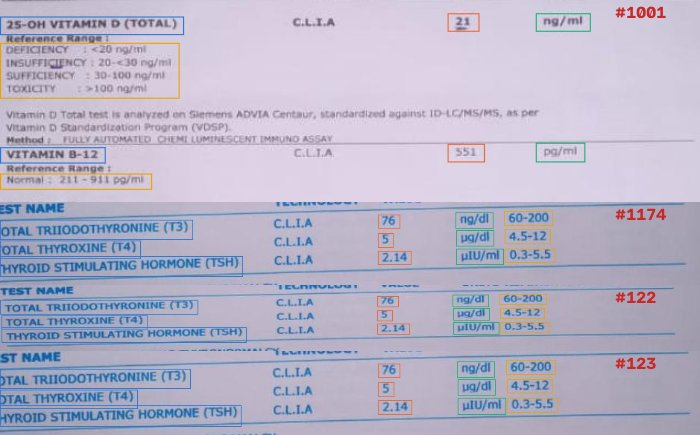
#> input picture results/02_annotation/qa/qa_sheet_00.jpg, 700 x 435 px, given in place of thyrocare_0_122.jpg, which was not available
$ jupyter execute --allow-errors 02_annotation_yolo_format.ipynb   (text cells are left out)
#> lines starting #> are read from the running program, lines starting #| are printed output that depends on the picture; after the words box and inside, x2 and y2 are one past the last pixel; in counts of white or black regions, pixels touching at a corner belong together; pictures that were not available may be replaced by others from this repository, and a replacement may not be noted
### Custom_OCR.py
"""
Custom OCR for lab reports: YOLO finds the fields, Tesseract reads them.

    python Custom_OCR.py --image <yourimage.jpg>
    python Custom_OCR.py --image report.pdf                   # PDFs too: every page is read
    python Custom_OCR.py --image samples/                     # every image / PDF in a folder
    python Custom_OCR.py --image x.jpg --mode brief           # the brief's exact preprocessing
    python Custom_OCR.py --image x.jpg --debug                # also save every preprocessing step

Pipeline (one line per stage)
-----------------------------
0. LOAD     a photo is one page; a PDF is rendered page by page (scans at their native
            resolution; digital PDFs at a DPI that matches the training text size, keeping
            their text layer).
1. DETECT   YOLO returns boxes for 4 field types: test_name, value, unit, reference_range.
2. CROP     each box is cut out (plus a few pixels of margin) and stored in a list.
3. PREPROCESS  resize 3x -> grayscale -> Gaussian blur -> Otsu threshold (white text on
            black) -> bitwise_not (black text on white, which Tesseract reads best).
4. READ     Tesseract turns every cleaned crop into text (a digital PDF's own text layer is
            used instead wherever it covers the box: exact, no OCR errors).
5. ASSEMBLE the page tilt is estimated, then values, units and ranges are attached to the
            test name on the same (un-tilted) row, or, for the vitamin layout, the range
            printed underneath it.
6. SAVE     one CSV row per test, with confidence scores and a needs_review flag.

Two preprocessing modes are provided:
* brief  - exactly the steps in the project brief (3x resize, 5x5 blur, Otsu, invert, psm 6).
* tuned  - (default) the same steps with settings chosen by ablation on the training and
           validation photos (cubic 3x resize, no blur, Otsu + invert, 10-px white border,
           digits-only whitelist for values, 1-px crop margin) plus a generic clinical-unit
           lexicon for units.
"""
from __future__ import annotations

import argparse
import re
import sys
from dataclasses import dataclass, field
from pathlib import Path

import cv2
import numpy as np
import pandas as pd
import pytesseract

ROOT = Path(__file__).resolve().parent
CLASSES = ["test_name", "value", "unit", "reference_range"]
COLORS = {"test_name": (214, 120, 42), "value": (36, 52, 235), "unit": (50, 160, 30),
          "reference_range": (180, 40, 170)}          # BGR, colour-blind-safe-ish set
IMG_EXT = {".jpg", ".jpeg", ".png", ".bmp", ".tif", ".tiff", ".webp"}
DOC_EXT = IMG_EXT | {".pdf"}
MAX_PDF_PAGES = 20


def find_tesseract() -> str | None:
    """Point pytesseract at the engine when it is installed but not on PATH (the usual
    Windows case). Order: $TESSERACT_CMD, PATH, then the standard install folders."""
    import os
    import shutil
    for cand in (os.environ.get("TESSERACT_CMD"), shutil.which("tesseract"),
                 r"C:\Program Files\Tesseract-OCR\tesseract.exe",
                 r"C:\Program Files (x86)\Tesseract-OCR\tesseract.exe",
                 str(Path.home() / "AppData/Local/Programs/Tesseract-OCR/tesseract.exe"),
                 "/opt/homebrew/bin/tesseract", "/usr/local/bin/tesseract", "/usr/bin/tesseract"):
        if cand and Path(cand).is_file():
            pytesseract.pytesseract.tesseract_cmd = cand
            return cand
    return None


find_tesseract()


# --------------------------------------------------------------------------- settings
@dataclass
class PreCfg:
    """Every knob of the preprocessing + Tesseract stage, so experiments are reproducible."""
    scale: float = 3.0              # brief: blow the crop up 3x
    interp: int = cv2.INTER_LINEAR  # cv2.resize default
    blur: int = 5                   # Gaussian kernel size; 0 = no blur
    binarize: bool = True           # Otsu threshold + bitwise_not
    border: int = 0                 # white margin (px) added around the cleaned crop
    psm_single: int = 6             # Tesseract page-segmentation mode for one-line fields
    psm_multi: int = 6              # ... for multi-line fields (vitamin reference range)
    value_whitelist: bool = False   # restrict the 'value' field to digits . < >
    pad: int = 3                    # px of context kept around the YOLO box when cropping
    unit_lexicon: bool = False      # snap OCR'd units to a generic clinical-unit vocabulary
    name: str = "custom"


BRIEF = PreCfg(name="brief")
# Chosen by tools/tune_preprocessing.py (one-knob-at-a-time ablation on the 86 train+val photos;
# the 14 test photos were never used): cubic resize, no blur, 10-px white border, digits-only
# whitelist for values, 1-px crop margin. Exact match on tuning photos (oracle boxes):
# brief 67.9% -> tuned 72.3%.
# The unit lexicon is a separate, optional post-processing step (scored with and without).
TUNED = PreCfg(scale=3.0, interp=cv2.INTER_CUBIC, blur=0, binarize=True, border=10,
               psm_single=6, psm_multi=6, value_whitelist=True, pad=1, unit_lexicon=True, name="tuned")
MODES = {"brief": BRIEF, "tuned": TUNED}


# --------------------------------------------------------------------------- stage 0: load (photo or PDF)
@dataclass
class Page:
    """One image to read. `words` is the PDF text layer in this image's pixel coordinates
    ([x0, y0, x1, y1, text], digital PDFs only); None for photos and scanned PDFs."""
    name: str
    img: np.ndarray
    page: int = 1
    words: list | None = None
    kind: str = "image"             # image | pdf-scan | pdf-digital


# [73 lines left out: functions load_pages, pdf_pages, text_layer_read, not called in this run]


# --------------------------------------------------------------------------- stage 1: detect
def load_model(weights: str | Path = ROOT / "model" / "best.pt"):
    from ultralytics import YOLO          # imported here so OCR-only helpers work without torch
    return YOLO(str(weights))


# [32 lines left out: functions detect, dedupe, not called in this run]


def _area(b):
    return max(0.0, b[2] - b[0]) * max(0.0, b[3] - b[1])


def _inter(a, b):
    return max(0.0, min(a[2], b[2]) - max(a[0], b[0])) * max(0.0, min(a[3], b[3]) - max(a[1], b[1]))


# --------------------------------------------------------------------------- stage 2: crop
# [26 lines left out: functions crop, preprocess, not called in this run]


# --------------------------------------------------------------------------- stage 4: read
def is_multiline(roi: np.ndarray, line_px: float) -> bool:
    """A box more than ~2.2 text-lines tall is read as a block (vitamin D reference range)."""
    return roi.shape[0] > 2.2 * line_px


# [31 lines left out: functions tesseract_read, clean_text, not called in this run]


# --------------------------------------------------------------------------- optional: unit lexicon
# Units on lab reports come from a small, closed vocabulary. This list is GENERIC clinical
# units (not copied from this dataset) so snapping to it does not leak the answers.
UNIT_LEXICON = [
    "mg/dl", "g/dl", "gm/dl", "ng/dl", "µg/dl", "ng/ml", "pg/ml", "µg/ml", "mg/l", "g/l",
    "µg/l", "ng/l", "mmol/l", "µmol/l", "nmol/l", "pmol/l", "mEq/l", "IU/l", "U/l", "U/ml",
    "IU/ml", "mIU/ml", "µIU/ml", "mU/l", "%", "fl", "pg", "cells/µl", "10^3/µl", "10^6/µl",
    "mm/hr", "sec", "Ratio", "copies/ml", "mg/24hr", "mOsm/kg", "µg/g", "mg/g", "U/g",
]
# Characters Tesseract commonly confuses with each other on small print (generic OCR
# confusions, not dataset-specific). Swapping within a group costs 0.3 instead of 1.
_CONFUSABLE = ["li1|!\\tI", "gqa9", "µupyvw", "o0", "s5$", "b8", "m"]
_GROUP = {c: k for k, grp in enumerate(_CONFUSABLE) for c in grp}


# [83 lines left out: functions _wdist, snap_unit, estimate_skew, assemble_rows, not called in this run]


def _cy(f):
    return (f["box"][1] + f["box"][3]) / 2


def _cx(f):
    return (f["box"][0] + f["box"][2]) / 2


# --------------------------------------------------------------------------- full pipeline
NUMERIC = re.compile(r"^[<>]?\d+(\.\d+)?$")


# [143 lines left out: functions run_image, run_document, read_fields, draw, save_steps, main, not called in this run]


# [2 lines that do not run on import are left out]

### tools/build_dataset.py
"""
Build the YOLO training dataset from the raw lab-report photos.

What this script does, in plain English
---------------------------------------
The 100 photos in the dataset are not 100 different reports. They are photos of
only THREE printed reports (a thyroid panel, a liver panel and a vitamin page),
each re-shot or augmented many times (rotation, perspective, crop, colour tint,
blur). So instead of drawing ~850 boxes by hand we:

1. Annotate ONE "master" photo per layout by hand (annotations/master_annotations.json).
2. Find each other photo's geometric relationship to its master with SIFT
   keypoints + a RANSAC homography (the same maths a phone uses to stitch a
   panorama).
3. Warp the master boxes onto every photo, clip them to the image, and drop
   boxes that are mostly cut off by the crop.
4. Group near-duplicate photos (perceptual hash) so near-identical copies never
   sit in both train and test, then make a layout-stratified split (target 16% val + 16% test; 74/12/14 for the 100
   photos, because whole near-duplicate groups must land in one split).
5. Write YOLO-format labels, data.yaml, and a ground-truth CSV for OCR scoring.
6. Warp the privacy boxes (patient name, phone, lab IDs) too, so every image we
   publish can be redacted with tools/privacy.py.

Every transferred box was checked visually (see results/02_annotation/).

Usage
-----
    python tools/build_dataset.py --images path/to/raw_jpgs --out datasets
"""
import argparse
import json
import random
import shutil
from pathlib import Path

import cv2
import imagehash
import numpy as np
import pandas as pd
from PIL import Image

ROOT = Path(__file__).resolve().parents[1]
CLASSES = ["test_name", "value", "unit", "reference_range"]
PAD = 2              # pixels added around each master box before warping
MIN_VISIBLE = 0.25   # keep a box for YOLO if >=25% of it is inside the photo
FULL_VISIBLE = 0.98  # use a field for OCR scoring only if it is fully visible
PHASH_MAX_DIST = 4   # Hamming distance at which two photos count as near-duplicates
SEED = 42


# [8 lines left out: function detect_layout, not called in this run]


_sift = cv2.SIFT_create(nfeatures=6000)
_bf = cv2.BFMatcher()


def features(img):
    """SIFT keypoints on a contrast-equalised grey image."""
    g = cv2.cvtColor(img, cv2.COLOR_BGR2GRAY)
    g = cv2.createCLAHE(2.0, (8, 8)).apply(g)
    return _sift.detectAndCompute(g, None)


# [65 lines left out: functions homography, warp_box, phash_groups, stratified_group_split, not called in this run]


def main(images_dir, out_dir, write_yolo=True, holdout=0.16):
    images_dir, out_dir = Path(images_dir), Path(out_dir)
    master = json.load(open(ROOT / "annotations" / "master_annotations.json", encoding="utf-8"))
    paths = sorted(images_dir.glob("*.jpg"))
    assert paths, f"no .jpg files in {images_dir}"

    # 1) master features
    masters = {}
    for lay, m in master["layouts"].items():
        img = cv2.imread(str(images_dir / m["master_image"]))
        kp, des = features(img)
        masters[lay] = {"kp": kp, "des": des, "boxes": m["boxes"], "file": m["master_image"],
                        "redact": m.get("redact", [])}

    # 2) transfer boxes to every photo
    records, ann = [], {}
    for p in paths:
        img = cv2.imread(str(p))
        h, w = img.shape[:2]
        lay, H, inl = detect_layout(img, masters)
        if p.name == masters[lay]["file"]:
            H = np.eye(3)
        boxes = []
        for b in masters[lay]["boxes"]:
            box, vis = warp_box(b["box"], H, w, h)
            if vis < MIN_VISIBLE:
                continue
            boxes.append({"row": b["row"], "cls": b["cls"], "box": box, "visible": vis,
                          "text": b["text"], "full": vis >= FULL_VISIBLE})
        redact = []
        for r in masters[lay]["redact"]:                     # privacy regions follow the same warp
            rbox, vis = warp_box(r, H, w, h)
            if vis > 0:
                redact.append(rbox)
        ann[p.name] = {"layout": lay, "w": w, "h": h, "inliers": inl, "boxes": boxes, "redact": redact}
        records.append({"file": p.name, "layout": lay, "width": w, "height": h,
                        "sift_inliers": inl, "n_boxes": len(boxes)})

    df = pd.DataFrame(records)
    df["dup_group"] = phash_groups(paths)
    n_hold = max(1, round(holdout * len(df)))              # 8/8 for 50 photos, 16/16 for 100
    df = stratified_group_split(df, n_val=n_hold, n_test=n_hold)

    # 3) write outputs
    out_dir.mkdir(parents=True, exist_ok=True)
    df.to_csv(out_dir / "split.csv", index=False)
    for name in ann:
        ann[name]["split"] = df.loc[df.file == name, "split"].item()
    json.dump(ann, open(out_dir / "annotations.json", "w", encoding="utf-8"), indent=1, ensure_ascii=False)

    gt_rows = []
    for name, a in ann.items():
        for b in a["boxes"]:
            gt_rows.append({"image": name, "split": a["split"], "layout": a["layout"], "row": b["row"],
                            "field": b["cls"], "text": b["text"], "fully_visible": b["full"]})
    pd.DataFrame(gt_rows).to_csv(out_dir / "ground_truth.csv", index=False, encoding="utf-8")

    if not write_yolo:
        return df, ann
    yolo = out_dir / "yolo"
    if yolo.exists():
        shutil.rmtree(yolo)
    for split in ("train", "val", "test"):
        (yolo / "images" / split).mkdir(parents=True)
        (yolo / "labels" / split).mkdir(parents=True)
    for name, a in ann.items():
        s = a["split"]
        shutil.copy(images_dir / name, yolo / "images" / s / name)
        lines = []
        for b in a["boxes"]:
            x0, y0, x1, y1 = b["box"]
            cx, cy = (x0 + x1) / 2 / a["w"], (y0 + y1) / 2 / a["h"]
            bw, bh = (x1 - x0) / a["w"], (y1 - y0) / a["h"]
            lines.append(f"{CLASSES.index(b['cls'])} {cx:.6f} {cy:.6f} {bw:.6f} {bh:.6f}")
        (yolo / "labels" / s / (Path(name).stem + ".txt")).write_text("\n".join(lines) + "\n")
    (yolo / "data.yaml").write_text(
        # no 'path:' key -> Ultralytics resolves the folders relative to this yaml, so the
        # repo works wherever it is cloned (laptop, Colab, SageMaker)
        "train: images/train\nval: images/val\ntest: images/test\n"
        f"nc: {len(CLASSES)}\nnames: {CLASSES}\n")

    print(df.groupby(["layout", "split"]).size().unstack(fill_value=0))
    print("boxes written:", sum(len(a["boxes"]) for a in ann.values()))
    return df, ann


# [8 lines that do not run on import are left out]

### tools/viz.py
"""One chart style for every figure in the project (thin marks, hairline grid, quiet axes)."""
import matplotlib as mpl
import matplotlib.pyplot as plt

INK, MUTED, GRID, SURFACE = "#0b0b0b", "#52514e", "#e4e3df", "#fcfcfb"
LAYOUT_COLORS = {"thyroid": "#2a78d6", "liver": "#eb6834", "vitamin": "#1baf7a"}   # fixed per entity
SERIES = ["#2a78d6", "#eb6834", "#1baf7a", "#eda100"]                               # fixed slot order
FIELD_BOX_BGR = {"test_name": (214, 120, 42), "value": (52, 104, 235),
                 "unit": (122, 175, 27), "reference_range": (0, 161, 237)}           # same hues, BGR


def style():
    mpl.rcParams.update({
        "figure.facecolor": SURFACE, "axes.facecolor": SURFACE, "savefig.facecolor": SURFACE,
        "axes.edgecolor": GRID, "axes.labelcolor": MUTED, "axes.titlecolor": INK,
        "axes.titlesize": 11, "axes.titleweight": "bold", "axes.titlelocation": "left",
        "axes.labelsize": 9, "xtick.color": MUTED, "ytick.color": MUTED,
        "xtick.labelsize": 8.5, "ytick.labelsize": 8.5, "axes.grid": True, "grid.color": GRID,
        "grid.linewidth": 0.6, "axes.spines.top": False, "axes.spines.right": False,
        "legend.frameon": False, "legend.fontsize": 8.5, "font.size": 9, "lines.linewidth": 2,
        "figure.dpi": 110, "savefig.dpi": 160, "savefig.bbox": "tight",
    })


# [13 lines left out: functions bar_labels, hbar_labels, not called in this run]

### notebooks/02_annotation_yolo_format.ipynb
[cell 1]
# --- 0. Paths: the same notebook runs in Google Colab (with Drive) or on a laptop ----------
import sys, os, subprocess, warnings
from pathlib import Path
warnings.filterwarnings("ignore")

IN_COLAB = "google.colab" in sys.modules              # True when running inside Colab
if IN_COLAB:
    from google.colab import drive
    drive.mount("/content/drive")                     # brief Task 1.1: mount Google Drive
    DRIVE = Path("/content/drive/MyDrive/Custom_OCR")  # datasets/, model/, results/ live here
    REPO = Path("/content/custom-ocr-lab-reports")     # the code (cloned from GitHub)
    if not REPO.exists():
        subprocess.run(["git", "clone", "-q", "https://github.com/Subharshi1997/NextHikes-Project-9-MedicalReportReader.git", str(REPO)], check=True)
    subprocess.run("apt-get -qq install -y tesseract-ocr > /dev/null", shell=True)        # the OCR engine
    subprocess.run([sys.executable, "-m", "pip", "-q", "install", "-r", str(REPO / "requirements.txt")])
else:
    here = Path.cwd().resolve()
    REPO = here.parent if here.name == "notebooks" else here   # repo root on a local machine
    DRIVE = REPO                                               # locally, "Drive" = the repo folder

sys.path[:0] = [str(REPO), str(REPO / "tools")]   # so we can import Custom_OCR and the tools
import Custom_OCR; Custom_OCR.find_tesseract()      # finds Tesseract even when it is not on PATH (Windows)
DATASETS = DRIVE / "datasets"                     # brief folder structure: datasets/
RAW = DATASETS / "raw"                            # the 100 report photos (kept out of GitHub: they show a patient's name)
MODEL_DIR = DRIVE / "model"                       # brief: "a folder named model" for the weights
RESULTS = DRIVE / "results"                       # brief: results/
for p in (DATASETS, RAW, MODEL_DIR, RESULTS):
    p.mkdir(parents=True, exist_ok=True)
print("Code  :", REPO)
print("Data  :", DATASETS)
print("Colab :", IN_COLAB)

[cell 2]
# --- 1. Libraries ---------------------------------------------------------------------------
import cv2, json, numpy as np, pandas as pd, matplotlib.pyplot as plt
import viz, build_dataset as bd
from privacy import redact
viz.style()
OUT = RESULTS / "02_annotation"; OUT.mkdir(parents=True, exist_ok=True)
master = json.load(open(REPO / "annotations" / "master_annotations.json", encoding="utf-8"))
#> (reads annotations/master_annotations.json from the repository)
print("Classes:", master["classes"])
for lay, m in master["layouts"].items():
    print(f"{lay:8s} master = {m['master_image']:22s} boxes = {len(m['boxes'])}")

[cell 3]
# --- 1.1 The three hand-checked masters (table region only, so no personal data is shown) --
fig, axes = plt.subplots(3, 1, figsize=(11, 9.5))
for ax, (lay, m) in zip(axes, master["layouts"].items()):
    img = cv2.imread(str(RAW / m["master_image"]))
#> img is the input picture: shape (435, 700, 3); mean B, G, R 201.4, 180.5, 183.5
    for b in m["boxes"]:
        x0, y0, x1, y1 = b["box"]
        cv2.rectangle(img, (x0, y0), (x1, y1), viz.FIELD_BOX_BGR[b["cls"]], 1)
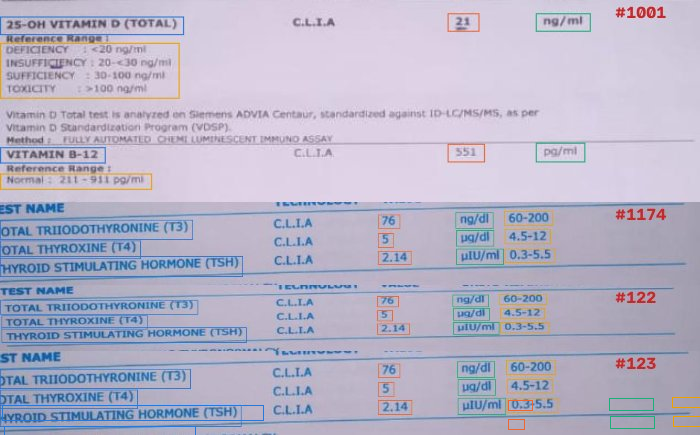
#> img: shape (435, 700, 3); 0.4% of pixels changed, all inside (x1, y1, x2, y2) = (2, 397, 700, 435)
    ys = [b["box"][1] for b in m["boxes"]] + [b["box"][3] for b in m["boxes"]]
    crop = img[max(min(ys) - 25, 0): max(ys) + 15]
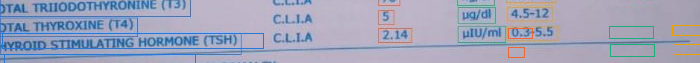
#> crop: shape (63, 700, 3); mean B, G, R 187.4, 164.4, 159.4
    ax.imshow(cv2.cvtColor(crop, cv2.COLOR_BGR2RGB)); ax.set_axis_off()
    ax.set_title(f"{lay} master ({m['master_image']}), {len(m['boxes'])} boxes", fontsize=10)
handles = [plt.Line2D([], [], color=np.array(viz.FIELD_BOX_BGR[c][::-1]) / 255, lw=2, label=c) for c in master["classes"]]
fig.legend(handles=handles, loc="lower center", ncol=4)
plt.tight_layout(rect=(0, 0.03, 1, 1)); fig.savefig(OUT / "master_annotations.png"); plt.show()
#> after `plt.tight_layout(rect=(0, 0.03, 1, 1))`:
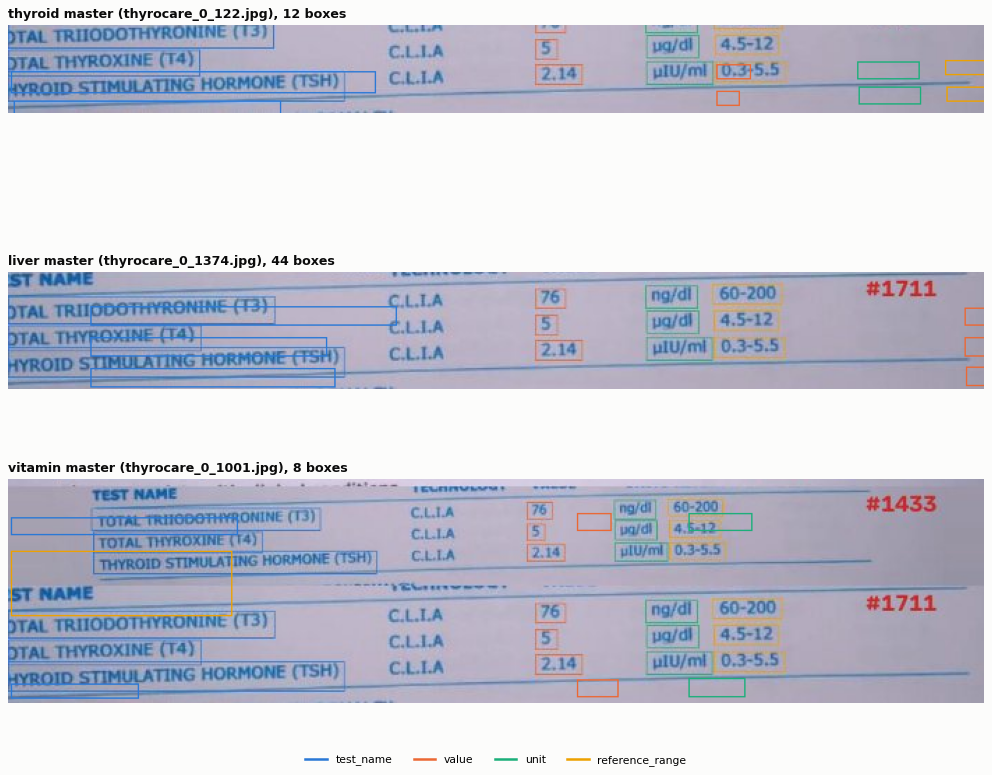
#> figure drawn by matplotlib, 3 panels

[cell 4]
# --- 2.1 Visualise the matches for one tilted, cropped photo -------------------------------
ann_prev = json.load(open(REPO / "datasets" / "annotations.json", encoding="utf-8"))
#> (reads datasets/annotations.json from the repository)
lay, target = "thyroid", "thyrocare_0_2691.jpg"
m_img = cv2.imread(str(RAW / master["layouts"][lay]["master_image"]))
t_img = cv2.imread(str(RAW / target))
#> (the rest of this cell did not finish here and is left out)

#> in features, `g = cv2.cvtColor(img, cv2.COLOR_BGR2GRAY)`:
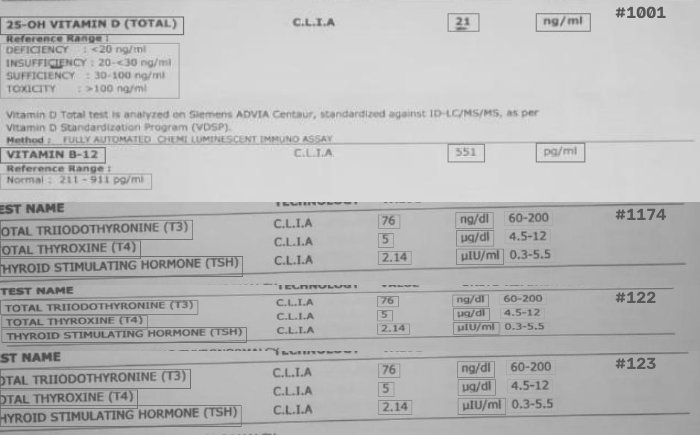
#> g: shape (435, 700); min 63, max 235, mean 183.8
#> (the rest of the program and of its run is left out)
